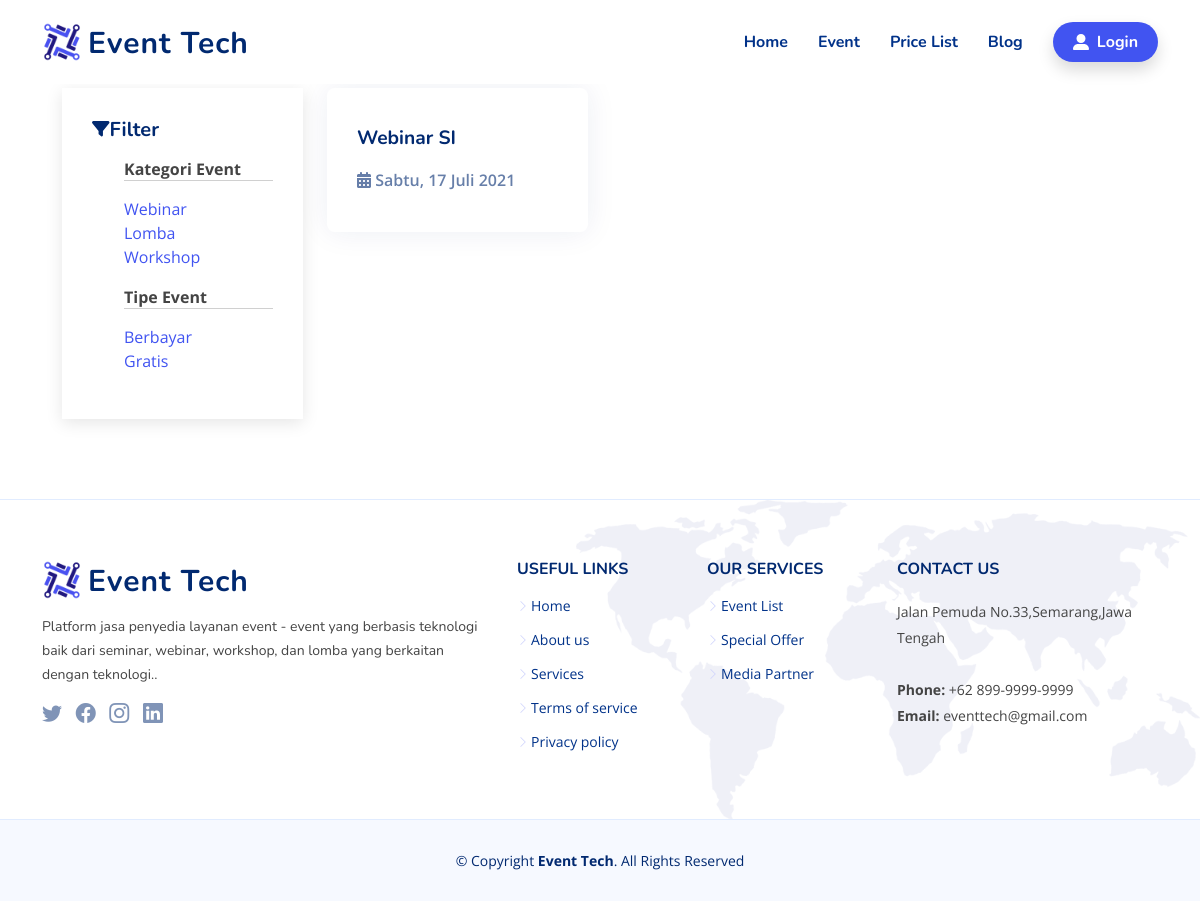
The app's page /website/tipe_event_gratis/ with its own data.
### tables this page shows
CREATE TABLE `categories` (
  `id` int(11) NOT NULL,
  `categories` varchar(128) NOT NULL
);

CREATE TABLE `event` (
  `id` int(11) NOT NULL,
  `event_id` varchar(50) NOT NULL,
  `judul` varchar(128) NOT NULL,
  `category_id` int(11) NOT NULL,
  `deskripsi` text NOT NULL,
  `author` int(11) NOT NULL,
  `date_created` int(11) NOT NULL,
  `harga` varchar(30) NOT NULL,
  `kuota` int(5) NOT NULL,
  `tgl_event` datetime NOT NULL,
  `thumbs` varchar(128) DEFAULT NULL,
  `gambar` varchar(128) NOT NULL DEFAULT 'default.jpg',
  `status` int(11) NOT NULL
);

### application/modules/website/controllers/Website.php (called while the page is built, shortened)
<?php
class Website extends CI_Controller
{
  public function __construct()
  {
    $this->load->model('M_Website', 'website');
  }
  public function tipe_event_gratis()
  {
    $data['title'] = "Event Tech";
    $data['user'] = $this->db->get_where('user', ['email' =>
    $this->session->userdata('email')])->row_array();
    $data['event'] = $this->website->getAllEvent()->result_array();
    $data['getcat'] = $this->website->getcategory();
    $data['tipe'] = $this->website->getTipeEvent();
    $this->load->view('templates/webs/header', $data);
    $this->load->view('event_tipe_gratis');
    $this->load->view('templates/webs/footer');
  }
}

### index.php (called while the page is built, shortened)
<?php
require_once BASEPATH.'core/CodeIgniter.php';

### application/modules/website/models/M_Website.php (called while the page is built, shortened)
<?php
class M_Website extends CI_Model
{
  public function getAllEvent()
  {
    $this->db->select('event.*, categories.categories,user.role_id');
    $this->db->from('event');
    $this->db->join('categories', 'event.category_id = categories.id');
    $this->db->join('user', 'event.author = user.id');
    $this->db->order_by('event.id', 'desc');
    return $this->db->get();
  }
  public function getcategory()
  {
    return $this->db->get('categories')->result_array();
  }
  public function getTipeEvent()
  {
    $query = "SELECT `event`.*, `categories`.`categories`, `user`.`name`, `user`. `role_id` FROM `event` JOIN `categories` ON `event`.`category_id` = `categories`.`id` JOIN user ON `event`.`author` = `user`.`id`";
    return $this->db->query($query)->result_array();
  }
}

### application/helpers/eventtech_helper.php (called while the page is built, shortened)
<?php
if (!function_exists('format_indo')) {
    function format_indo($date)
    {
        $Hari = array("Minggu", "Senin", "Selasa", "Rabu", "Kamis", "Jumat", "Sabtu");
        $Bulan = array("Januari", "Februari", "Maret", "April", "Mei", "Juni", "Juli", "Agustus", "September", "Oktober", "November", "Desember");
        $tahun = substr($date, 0, 4);
        $bulan = substr($date, 5, 2);
        $tgl = substr($date, 8, 2);
        $hari = date("w", strtotime($date));
        $result = $Hari[$hari] . ", " . $tgl . " " . $Bulan[(int)$bulan - 1] . " " . $tahun . " ";
        return $result;
    }
}

### application/modules/website/views/event_tipe_gratis.php (the view, shortened to what this page needs)
<main id="main">
  <section id="pastevent" class="blog mt-5">
    <div class="container" data-aos="fade-up">
      <div class="row">
        <div class="col-lg-3">
          <div class="sidebar filter">
            <h3 class="sidebar-title"><i class="fas fa-filter fa-sm"></i>Filter</h3>
            <ul> <b>Kategori Event</b>
              <hr>
              <?php foreach ($getcat as $cat) : ?>
                <li>
                  <a href="<?= base_url('website/eventcategory/' . $cat['id']) ?>"> <?= $cat['categories'] ?></a>
                </li>
              <?php endforeach; ?>
            </ul>
            <ul> <b>Tipe Event</b>
              <hr>
              <li>
                <a href="<?= base_url('website/tipe_event_bayar/') ?>">Berbayar</a>
              </li>
              <li>
                <a href="<?= base_url('website/tipe_event_gratis/') ?>">Gratis</a>
              </li>
            </ul>
          </div>
        </div>
        <div class="col-lg-9 entries event">
          <div class="row">
            <?php foreach ($tipe as $e) :
              if ($e['harga'] == 0) {
            ?>
                <div class="col-lg-4 eventpost">
                  <a href="<?= base_url('website/detail_event/' . $e['event_id']) ?>">
                    <div class="post-box">
                      <div class="post-img"><img src="<?= base_url('assets/images/event/thumbs/' . $e['thumbs']) ?>" class="img-fluid" alt=""></div>
                      <h3 class="post-title"><?= $e['judul'] ?></h3>
                      <span class="post-date"><i class="fas fa-calendar-alt"></i> <?php $tgl = $e['tgl_event'];
                                                                                  echo format_indo($tgl); ?></span>
                    </div>
                  </a>
                </div>
            <?php   }
            endforeach; ?>
          </div>
        </div>
      </div>
  </section>
</main>

### assets/website/css/style.css (style rules this page uses)
:root { scroll-behavior: smooth; }
body { font-family: "Open Sans", sans-serif; color: #444444; }
a { color: #4154f1; text-decoration: none; }
h1, h2, h3, h4, h5, h6 { font-family: "Nunito", sans-serif; }
section { padding: 60px 0; overflow: hidden; }
.event .eventpost { margin-bottom: 2em; }
.event .post-box { box-shadow: 0px 0 30px rgba(1, 41, 112, 0.08); transition: 0.3s; height: 100%; overflow: hidden; padding: 30px; border-radius: 8px; position: relative; display: flex; flex-direction: column; }
.event .post-box .post-img { overflow: hidden; margin: -30px -30px 15px -30px; position: relative; }
.event .post-box .post-date { font-size: 16px; font-weight: 600; color: rgba(1, 41, 112, 0.6); display: block; margin-bottom: 10px; }
.event .post-box .post-title { font-size: 1.2rem; color: #012970; font-weight: 700; margin-bottom: 18px; position: relative; transition: 0.3s; }
.blog { padding: 40px 0 20px 0; }
.blog .filter ul li { list-style: none; }
.blog .filter hr { margin-top: -1px; }
.blog .sidebar { padding: 30px; margin: 0 0 60px 20px; box-shadow: 0 4px 16px rgba(0, 0, 0, 0.1); }
.blog .sidebar .sidebar-title { font-size: 20px; font-weight: 700; padding: 0 0 0 0; margin: 0 0 15px 0; color: #012970; position: relative; }

### records on screen
categories: categories "Webinar"
categories: categories "Lomba"
categories: categories "Workshop"
event: judul "Webinar SI", tgl_event "Sabtu, 17 Juli 2021"
